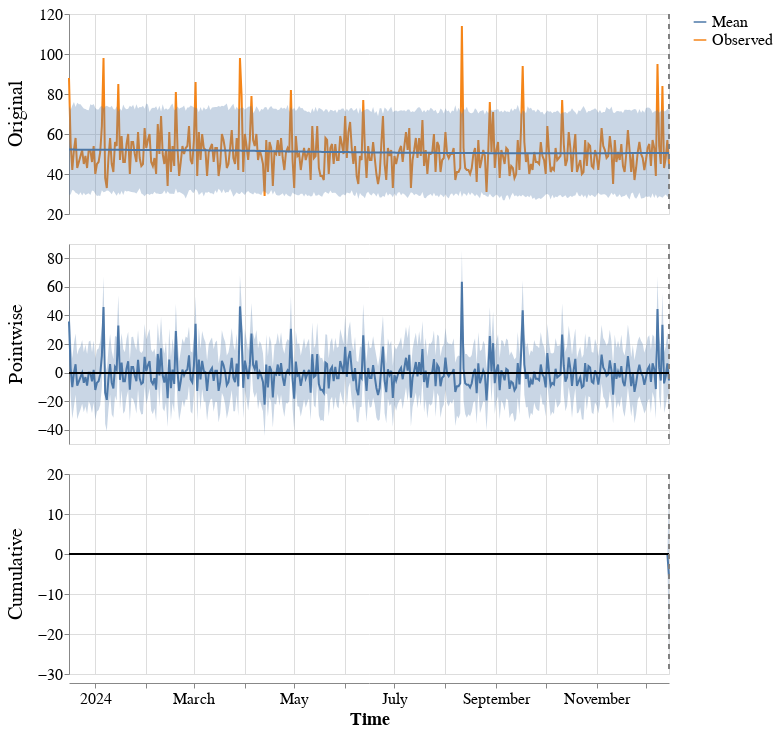

The code cell stored with this chart in its notebook:
### Code cell
ci.plot(impact)

### Figure 1 — Vega-Lite specification as saved in the notebook (floating-point values rounded to 4 significant figures; data arrays with more than 128 entries replaced by an {"elided": "..."} marker saying what was removed)
{"config": {"view": {"continuousWidth": 300, "continuousHeight": 300}, "axis": {"labelFontSize": 16, "titleFontSize": 18}, "background": "white", "header": {"labelFontSize": 20}}, "data": {"name": "data-ea9528c9aad66ca7a71ab8e65ae79946"}, "facet": {"row": {"field": "scale_pretty", "sort": ["Original", "Pointwise", "Cumulative"], "title": "", "type": "nominal"}}, "spec": {"layer": [{"mark": {"type": "line"}, "encoding": {"color": {"field": "stat_pretty", "legend": {"labelFontSize": 16, "symbolSize": 160, "title": ""}, "type": "nominal"}, "x": {"field": "time", "title": "Time", "type": "temporal"}, "y": {"field": "value", "scale": {"zero": false}, "title": "", "type": "quantitative"}}}, {"mark": {"type": "area", "opacity": 0.3}, "encoding": {"x": {"field": "time", "title": "Time", "type": "temporal"}, "y": {"field": "upper", "type": "quantitative"}, "y2": {"field": "lower"}}}, {"mark": {"type": "rule"}, "encoding": {"y": {"field": "zero", "type": "quantitative"}}}, {"mark": {"type": "rule", "strokeDash": [5, 5]}, "encoding": {"color": {"value": "grey"}, "x": {"field": "post_period_start", "type": "temporal"}}}], "height": 200, "width": 600}, "resolve": {"scale": {"y": "independent"}}, "$schema": "https://vega.github.io/schema/vega-lite/v5.20.1.json", "datasets": {"data-ea9528c9aad66ca7a71ab8e65ae79946": {"elided": "1464 records"}}}
